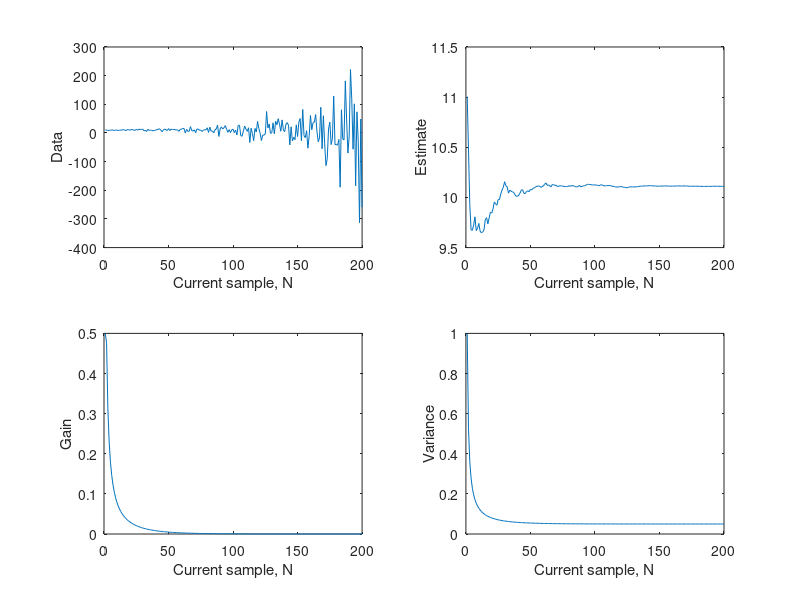

MATLAB code to generate this figure: (Note: this script raises an error after producing the figure.)
%% This is for EENG 5620 Statistical Signal Processing
%-------------------------------------------------------------------------%
% % Assignment 4 Problem 8.22 from the text book, what I am trying to do
% is to write a Monte Carlo simulation for the problem, and then plot
% serveral pictures of the gain, variance sequences as shown around (8.40)
% Copyright 2018, Shengjun(Zhang) Zhang, All rights reserved.
%-------------------------------------------------------------------------%
clc; clear; close all;
%-------------------------------------------------------------------------%
% % Initialize different parameters
    A = 10;
    N = 200;
    A_estimator = zeros(1, N);
    K = zeros(1, N);
    var_A = zeros(1, N);
    sigma2_0 = 1;
    x = zeros(1, N);
%-------------------------------------------------------------------------%
% % For different r 
% r = 1;
% r = 0.95;
r = 1.05;
%-------------------------------------------------------------------------%
    x0 = A + sqrt(sigma2_0)*randn;
    A_estimator(1) = x0;
    var_A(1) = sigma2_0;
    x(1) = x0;
    K(1) = 0.5; % % From (8.41)
%-------------------------------------------------------------------------%
% % Monte Carlo Simulation, generate data and update estimator, gain and variance.
for i = 2: N
        sigma2 = r^i;
        x(i) = A + sqrt(sigma2)*randn;        
        K(i) = var_A(i-1)/(var_A(i-1) + sigma2);        
        A_estimator(i) = A_estimator(i-1)+K(i)*(x(i)-A_estimator(i-1));       
        var_A(i) = (1-K(i))*var_A(i-1);
end
%-------------------------------------------------------------------------%
% % Plot
%-------------------------------------------------------------------------%
figure(1);
iteration = 1 : N;

subplot(2,2,1);
plot(iteration,  x);
xlabel('Current sample, N'),ylabel('Data');

subplot(2,2,2);
plot(iteration,  A_estimator);
xlabel('Current sample, N'),ylabel('Estimate');

subplot(2,2,3);
plot(iteration,  K);
xlabel('Current sample, N'),ylabel('Gain');

subplot(2,2,4);
plot(iteration,  var_A);
xlabel('Current sample, N'),ylabel('Variance');

suptitle('r = 1.05');
disp('Done!');
%-------------------------------------------------------------------------%
